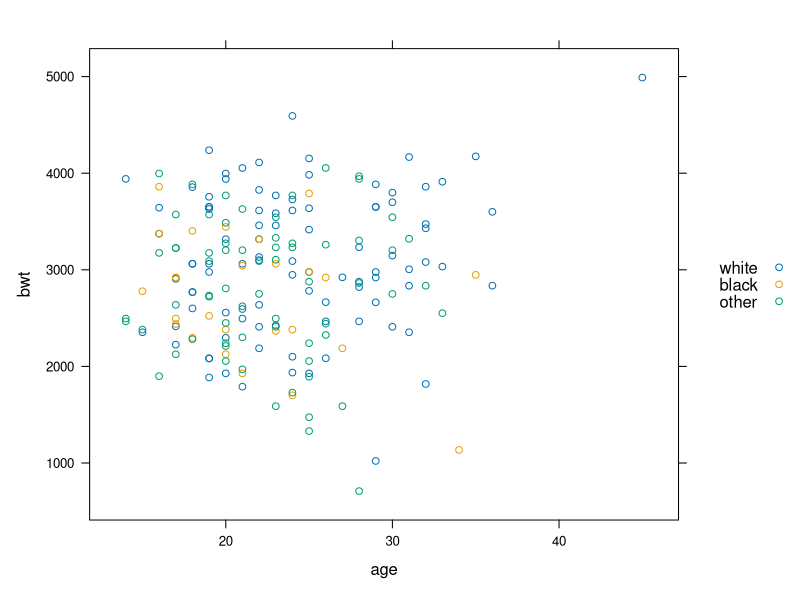

Generate this figure with R:
## ---- chunk 1
library(MASS)
data(birthwt)
## ---- chunk 2
dim(birthwt)
## ---- chunk 3
ethn <- c("white", "black", "other")
birthwt$race <- factor(birthwt$race, levels = 1:3, 
                       labels = ethn)
table(birthwt$race)
## ---- chunk 4
library(lattice)
xyplot(bwt ~ age, data = birthwt, groups = race,
       auto.key = TRUE)
